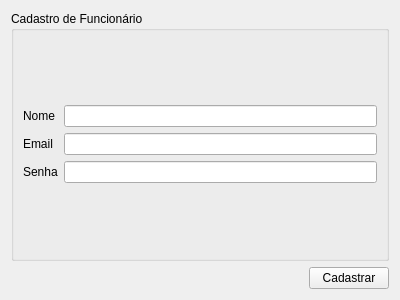
<?xml version="1.0" encoding="UTF-8"?>
<ui version="4.0">
 <class>Form</class>
 <widget class="QWidget" name="Form">
  <property name="geometry">
   <rect>
    <x>0</x>
    <y>0</y>
    <width>400</width>
    <height>300</height>
   </rect>
  </property>
  <property name="windowTitle">
   <string>Form</string>
  </property>
  <layout class="QVBoxLayout" name="verticalLayout_2">
   <item>
    <widget class="QGroupBox" name="groupBox">
     <property name="minimumSize">
      <size>
       <width>0</width>
       <height>241</height>
      </size>
     </property>
     <property name="title">
      <string>Cadastro de Funcionário</string>
     </property>
     <layout class="QVBoxLayout" name="verticalLayout">
      <item>
       <layout class="QGridLayout" name="gridLayout">
        <item row="1" column="0">
         <widget class="QLabel" name="email">
          <property name="text">
           <string>Email</string>
          </property>
         </widget>
        </item>
        <item row="0" column="0">
         <widget class="QLabel" name="nome">
          <property name="text">
           <string>Nome</string>
          </property>
         </widget>
        </item>
        <item row="1" column="1">
         <widget class="QLineEdit" name="email_edit"/>
        </item>
        <item row="0" column="1">
         <widget class="QLineEdit" name="nome_edit"/>
        </item>
        <item row="2" column="1">
         <widget class="QLineEdit" name="senha_edit"/>
        </item>
        <item row="2" column="0">
         <widget class="QLabel" name="senha">
          <property name="text">
           <string>Senha</string>
          </property>
         </widget>
        </item>
       </layout>
      </item>
     </layout>
    </widget>
   </item>
   <item>
    <layout class="QHBoxLayout" name="horizontalLayout">
     <item>
      <spacer name="horizontalSpacer">
       <property name="orientation">
        <enum>Qt::Horizontal</enum>
       </property>
       <property name="sizeHint" stdset="0">
        <size>
         <width>40</width>
         <height>20</height>
        </size>
       </property>
      </spacer>
     </item>
     <item>
      <widget class="QPushButton" name="save">
       <property name="text">
        <string>Cadastrar</string>
       </property>
      </widget>
     </item>
    </layout>
   </item>
  </layout>
 </widget>
 <resources/>
 <connections/>
</ui>
